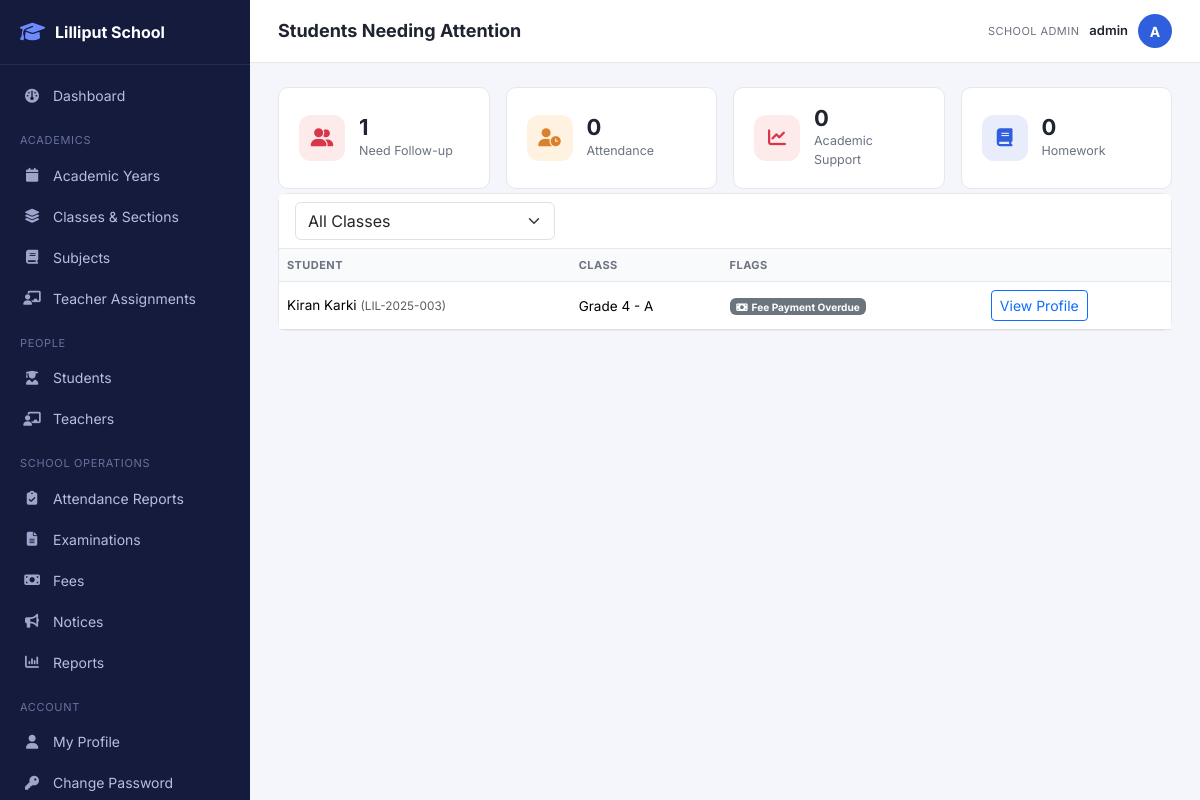
The page /admin/attention.php (signed in) on the database its author committed.
### tables this page shows
CREATE TABLE students (
    id INT AUTO_INCREMENT PRIMARY KEY,
    user_id INT NULL UNIQUE,                
    admission_number VARCHAR(30) NOT NULL UNIQUE,
    first_name VARCHAR(60) NOT NULL,
    middle_name VARCHAR(60) NULL,
    last_name VARCHAR(60) NOT NULL,
    dob DATE NULL,
    gender ENUM('male','female','other') NOT NULL,
    blood_group VARCHAR(5) NULL,
    photo VARCHAR(255) NULL,
    address VARCHAR(255) NULL,
    phone VARCHAR(20) NULL,
    email VARCHAR(120) NULL,
    emergency_contact_name VARCHAR(100) NULL,
    emergency_contact_relation VARCHAR(40) NULL,
    emergency_contact_phone VARCHAR(20) NULL,
    status ENUM('active','inactive','transferred','graduated','left') NOT NULL DEFAULT 'active',
    created_at DATETIME NOT NULL DEFAULT CURRENT_TIMESTAMP,
    FOREIGN KEY (user_id) REFERENCES users(id) ON DELETE SET NULL
);

CREATE TABLE classes (
    id INT AUTO_INCREMENT PRIMARY KEY,
    name VARCHAR(30) NOT NULL UNIQUE,
    sort_order INT NOT NULL DEFAULT 0
);

CREATE TABLE sections (
    id INT AUTO_INCREMENT PRIMARY KEY,
    name VARCHAR(10) NOT NULL UNIQUE
);

### core/helpers.php (called while the page is built, shortened)
<?php
function e(?string $value): string
{
    return htmlspecialchars((string)($value ?? ''), ENT_QUOTES, 'UTF-8');
}
function base_url(string $path = ''): string
{
    static $cfg = null;
    if ($cfg === null) $cfg = require __DIR__ . '/../config/app.php';
    return rtrim($cfg['base_url'], '/') . '/' . ltrim($path, '/');
}
function student_attention_flags(int $studentId): array
{
    $db = Database::connection();
    $flags = [];
    $att = $db->prepare("SELECT status, COUNT(*) c FROM attendance WHERE student_id = :s GROUP BY status");
    $att->execute(['s' => $studentId]);
    $counts = ['present' => 0, 'absent' => 0, 'late' => 0];
    foreach ($att->fetchAll() as $r) { $counts[$r['status']] = (int) $r['c']; }
    $total = array_sum($counts);
    $examAverages = $db->prepare("
        SELECT e.id AS exam_id, e.name, e.start_date,
               AVG(m.obtained_marks / es.full_marks * 100) AS avg_pct
        FROM marks m
        JOIN exam_schedule es ON es.id = m.exam_schedule_id
        JOIN exams e ON e.id = es.exam_id
        WHERE m.student_id = :s AND m.is_absent = 0
        GROUP BY e.id, e.name, e.start_date
        ORDER BY e.start_date DESC
        LIMIT 2
    ");
    $examAverages->execute(['s' => $studentId]);
    $rows = $examAverages->fetchAll();
    $missing = $db->prepare("
        SELECT COUNT(*) FROM homework h
        JOIN student_enrollments se ON se.class_section_id = h.class_section_id
        WHERE se.student_id = :s
          AND se.academic_year_id = (SELECT id FROM academic_years WHERE is_active = 1 LIMIT 1)
          AND h.due_date < CURDATE()
          AND NOT EXISTS (SELECT 1 FROM homework_submissions hs WHERE hs.homework_id = h.id AND hs.student_id = :s2)
    ");
    $missing->execute(['s' => $studentId, 's2' => $studentId]);
    $missingCount = (int) $missing->fetchColumn();
    $unpaid = $db->prepare("
        SELECT COUNT(*) FROM student_fees
        WHERE student_id = :s AND status != 'paid' AND due_date < CURDATE() - INTERVAL 30 DAY
    ");
    $unpaid->execute(['s' => $studentId]);
    if ((int) $unpaid->fetchColumn() > 0) {
        $flags[] = ['type' => 'fee', 'label' => 'Fee Payment Overdue', 'detail' => 'Outstanding for over 30 days'];
    }
    return $flags;
}
function attention_flag_style(string $type): array
{
    return match ($type) {
        'attendance' => ['color' => 'warning', 'icon' => 'fa-user-clock'],
        'academic'   => ['color' => 'danger',  'icon' => 'fa-chart-line'],
        'homework'   => ['color' => 'info',    'icon' => 'fa-book'],
        'fee'        => ['color' => 'secondary', 'icon' => 'fa-money-bill'],
        default      => ['color' => 'secondary', 'icon' => 'fa-circle-exclamation'],
    };
}

### config/app.php (called while the page is built)
<?php
return [
    'app_name'  => 'Lilliput School Management System',
    'base_url'  => '/lilliput-school',
    'upload_dir'=> __DIR__ . '/../assets/uploads',
    'upload_url'=> '/lilliput-school/assets/uploads',
    'session_name' => 'lilliput_session',
    'session_lifetime' => 3600,
];

### admin/attention.php (the view, shortened to what this page needs)
<?php
$db = Database::connection();
$activeYear = $db->query("SELECT * FROM academic_years WHERE is_active=1 LIMIT 1")->fetch();
$sql = "
    SELECT s.id, s.first_name, s.last_name, s.admission_number, c.name AS class_name, sec.name AS section_name
    FROM students s
    JOIN student_enrollments se ON se.student_id = s.id AND se.academic_year_id = :y
    JOIN class_sections cs ON cs.id = se.class_section_id
    JOIN classes c ON c.id = cs.class_id
    JOIN sections sec ON sec.id = cs.section_id
    WHERE s.status = 'active'
";
$params = ['y' => $activeYear['id'] ?? 0];
$sql .= " ORDER BY s.first_name";
$stmt = $db->prepare($sql);
$stmt->execute($params);
$allStudents = $stmt->fetchAll();
$flagged = [];
foreach ($allStudents as $s) {
    $flags = student_attention_flags((int) $s['id']);
    if (!empty($flags)) {
        $s['flags'] = $flags;
        $flagged[] = $s;
    }
}
$byType = ['attendance' => 0, 'academic' => 0, 'homework' => 0, 'fee' => 0];
foreach ($flagged as $s) {
    foreach ($s['flags'] as $f) { $byType[$f['type']] = ($byType[$f['type']] ?? 0) + 1; }
}
include __DIR__ . '/../includes/layout_start.php';
?>
<div class="row g-3 mb-1">
    <div class="col-6 col-md-3"><div class="stat-card"><div class="stat-icon" style="background:#fdeaea;color:#d9364a"><i class="fa-solid fa-user-group"></i></div><div><div class="stat-value"><?= count($flagged) ?></div><div class="stat-label">Need Follow-up</div></div></div></div>
    <div class="col-6 col-md-3"><div class="stat-card"><div class="stat-icon" style="background:#fff2e0;color:#d9822b"><i class="fa-solid fa-user-clock"></i></div><div><div class="stat-value"><?= $byType['attendance'] ?></div><div class="stat-label">Attendance</div></div></div></div>
    <div class="col-6 col-md-3"><div class="stat-card"><div class="stat-icon" style="background:#fdeaea;color:#d9364a"><i class="fa-solid fa-chart-line"></i></div><div><div class="stat-value"><?= $byType['academic'] ?></div><div class="stat-label">Academic Support</div></div></div></div>
    <div class="col-6 col-md-3"><div class="stat-card"><div class="stat-icon" style="background:#e8ecfb;color:#2f5fdc"><i class="fa-solid fa-book"></i></div><div><div class="stat-value"><?= $byType['homework'] ?></div><div class="stat-label">Homework</div></div></div></div>
</div>
<div class="card">
    <div class="card-header">
        <form class="d-flex gap-2" method="get">
            <select class="form-select" style="width:260px" name="class_section_id" onchange="this.form.submit()">
                <option value="0">All Classes</option>
            </select>
        </form>
    </div>
    <div class="table-responsive">
        <table class="table mb-0">
            <thead><tr><th>Student</th><th>Class</th><th>Flags</th><th></th></tr></thead>
            <tbody>
            <?php foreach ($flagged as $s): ?>
                <tr>
                    <td><?= e($s['first_name'].' '.$s['last_name']) ?> <span class="text-muted small">(<?= e($s['admission_number']) ?>)</span></td>
                    <td><?= e($s['class_name'].' - '.$s['section_name']) ?></td>
                    <td>
                        <?php foreach ($s['flags'] as $f): $style = attention_flag_style($f['type']); ?>
                            <span class="badge text-bg-<?= $style['color'] ?> me-1" title="<?= e($f['detail']) ?>">
                                <i class="fa-solid <?= $style['icon'] ?> me-1"></i><?= e($f['label']) ?>
                            </span>
                        <?php endforeach; ?>
                    </td>
                    <td><a href="<?= base_url('admin/student_view.php?id='.(int)$s['id']) ?>" class="btn btn-sm btn-outline-primary">View Profile</a></td>
                </tr>
            <?php endforeach; ?>
            </tbody>
        </table>
    </div>
</div>
<?php include __DIR__ . '/../includes/layout_end.php'; ?>

### assets/css/style.css (style rules this page uses)
:root { --sidebar-width: 250px; --brand-color: #2f5fdc; --brand-color-dark: #1e3fa0; --bg-soft: #f4f6fb; --text-muted: #6b7280; --border-color: #e5e7eb; --radius: 10px; }
* { box-sizing: border-box; }
body { font-family: 'Inter', -apple-system, BlinkMacSystemFont, sans-serif; background: var(--bg-soft); color: #1f2430; margin: 0; }
.stat-card { background: #fff; border-radius: var(--radius); padding: 18px 20px; border: 1px solid var(--border-color); display: flex; align-items: center; gap: 14px; height: 100%; }
.stat-icon { width: 46px; height: 46px; border-radius: 12px; display: flex; align-items: center; justify-content: center; font-size: 18px; flex-shrink: 0; }
.stat-value { font-size: 22px; font-weight: 700; line-height: 1.1; }
.stat-label { font-size: 12.5px; color: var(--text-muted); margin-top: 2px; }
.card { border: 1px solid var(--border-color); border-radius: var(--radius); }
.card-header { background: #fff; border-bottom: 1px solid var(--border-color); font-weight: 600; font-size: 14.5px; }
.table { font-size: 13.5px; }
.table thead th { background: #f9fafc; text-transform: uppercase; font-size: 11px; letter-spacing: .04em; color: var(--text-muted); font-weight: 700; border-bottom: 1px solid var(--border-color); }
.table td { vertical-align: middle; }

### rows shown on the page
students: first_name+last_name "Kiran Karki", admission_number "LIL-2025-003", classes.name "Grade 4 - A", label "Fee Payment Overdue"

### other values the page prints
$label "Dashboard Academic Years Classes & Sections Subjects Teacher Assignments Students Teachers Attendance Reports Examinations Fees Notices Reports My Profile Change Password"
$pageTitle "Students Needing Attention"
role_label(Auth::role()) "SCHOOL ADMIN"
Auth::username() "admin"
substr(Auth::username(), 0, 1) "A"
count($flagged) "1"
$byType['attendance'] "0"
$byType['academic'] "0"
$byType['homework'] "0"
